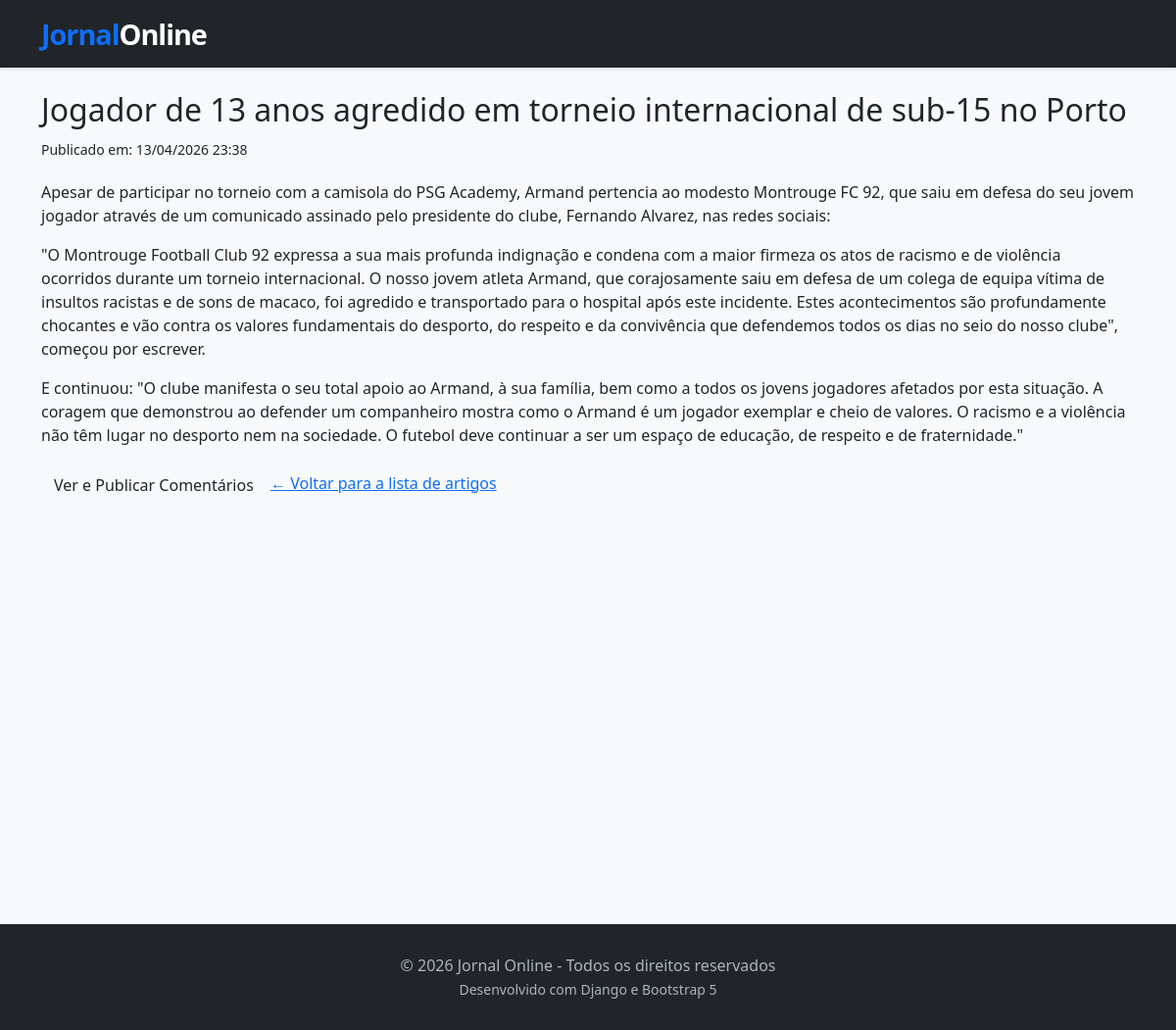
Page /artigo/2/ on the earlier database version.
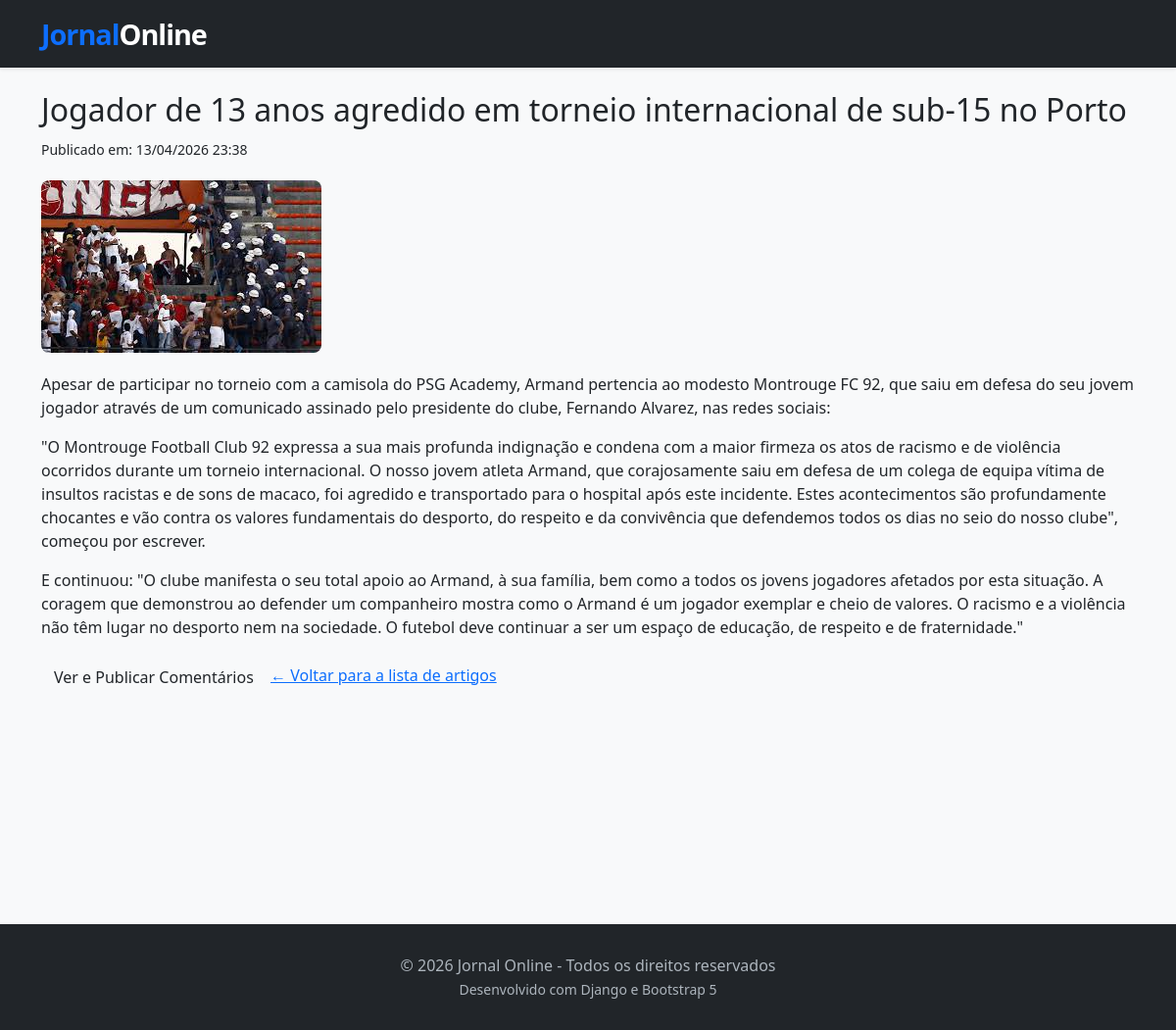
Same page on the later database version.
### jornal/models.py (models this page shows, shortened)
class Artigo(models.Model):
    titulo = models.CharField(max_length=200)
    categoria = models.ForeignKey(Categoria, on_delete=models.SET_NULL, null=True, blank=True)
    corpo = models.TextField()
    data_publicacao = models.DateTimeField(auto_now_add=True)
    visualizacoes = models.PositiveIntegerField(default=0)
    imagem = models.ImageField(upload_to='noticias/', null=True, blank=True)

### jornal/views.py (the view)
# urls.py: path('artigo/<int:artigo_id>/', views.detalhe_artigo, name='detalhe_artigo'),
def detalhe_artigo(request, artigo_id):
    artigo = get_object_or_404(Artigo, pk=artigo_id)
    return render(request, 'jornal/detalhe_artigo.html', {'artigo': artigo})
    artigo.visualizacoes += 1
    artigo.save()

### jornal/templates/jornal/detalhe_artigo.html
{% extends 'jornal/base.html' %}
{% block content %}
    <article>
        <h2>{{ artigo.titulo }}</h2>
        <p><small>Publicado em: {{ artigo.data_publicacao|date:"d/m/Y H:i" }}</small></p>
        {% if artigo.imagem %}
            <div style="margin: 20px 0;">
                <img src="{{ artigo.imagem.url }}" alt="{{ artigo.titulo }}" style="max-width: 100%; height: auto; border-radius: 8px;">
            </div>
        {% endif %}
        <div style="margin: 20px 0;">
            {{ artigo.corpo|linebreaks }}
        </div>
        <a href="{% url 'comentarios_artigo' artigo.id %}" class="btn">Ver e Publicar Comentários</a>
        <a href="{% url 'lista_artigos' %}">← Voltar para a lista de artigos</a>
    </article>
{% endblock %}

Differences in the rows shown:
changed Artigo "Jogador de 13 anos agredido em torneio internacional de sub-15 no Porto": imagem empty → "noticias/images.jpg" (drawn); imagem: picture added
